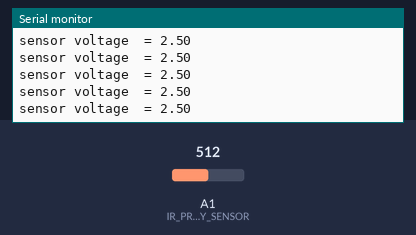
A sketch run on a simulated Arduino Uno, built with avr-gcc and run on an emulated ATmega328P. Parts: the last lines printed to the serial monitor. The test bench sets the inputs (shaded band); at power-on: A1 (IR_PROXIMITY_SENSOR) = 512.

Above: at 1.2 s.
1.3 s: A1 (IR_PROXIMITY_SENSOR) set to 716
At 1.58 s:
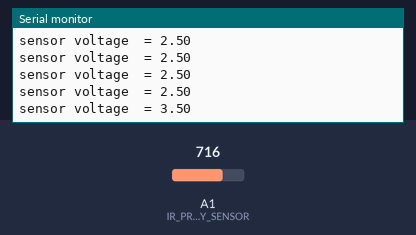
4.3 s: A1 (IR_PROXIMITY_SENSOR) set to 900
At 4.41 s:
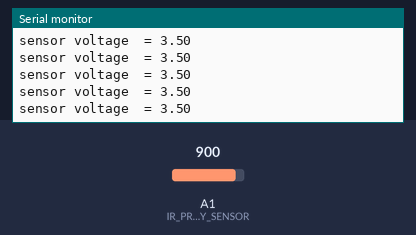
Timing chart, 0 to 7.3 s (numbered marks = the images above; inputs shaded):
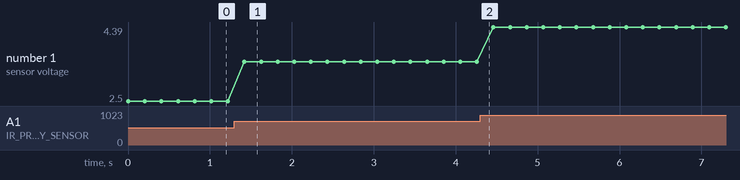

Measured:
- after the input at 1.3 s, the serial monitor: prints a new line after 0.12 s (image 1)
- plotted number 1: 2.5 → 3.5 after the input at 1.3 s, 3.5 → 4.39 after the input at 4.3 s

The sketch:

IR.ino
```cpp
#define IR_PROXIMITY_SENSOR A1  //Pin du capteur IR
#define ADC_REF 5               //Détermine le voltage de référence comme étant 5 Volts
                                //Nous utilisons le shield Seeduino notre tension sera donc de 3,3 Volts

float voltage;                  //Voltage du capteur, il permet de calculer une distance, un temps ou encore une vitesse

void setup()
{
    //Initialisation du capteur (délai de 9,6 secondes)
    Serial.begin(2000);
}

//-----------------------------------------------------------------------------

void loop()
{
  voltage = getVoltage();
  Serial.print("sensor voltage  = " );
  Serial.print(voltage);
  Serial.print("\n");
  //Délai de 0,5 secondes entre chaque test de réflection
  delay(200 );
}

/*Function: Obtenir un voltage d'un capteur via une pin analogique (A1)*/
/*Parameter: -void                                                     */
/*Return: -float, le voltage du pin analogique (A1)                    */

float getVoltage()              //Fonction permettant d'obtenir le voltage
{
  int sensor_value;
  int sum;
                                //Lis la valeur analogique
  for (int i = 0;i < 20;i ++)   //Test 20 fois
  {
    sensor_value = analogRead(IR_PROXIMITY_SENSOR);
    sum += sensor_value;
  }
  sensor_value = sum / 20;
  float voltage;
  voltage = (float)sensor_value*ADC_REF/1024;
  return voltage;
}
```
